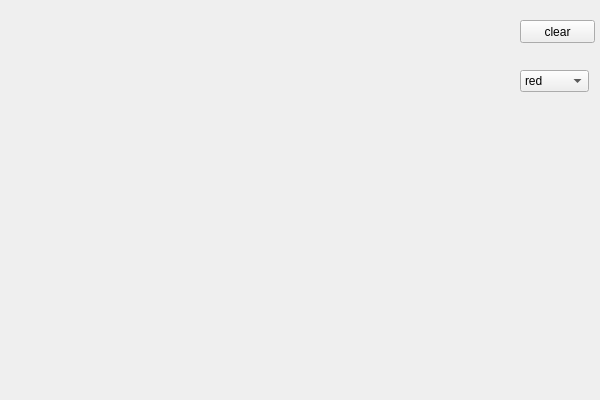
<?xml version="1.0" encoding="UTF-8"?>
<ui version="4.0">
 <class>ScanTransferClass</class>
 <widget class="QMainWindow" name="ScanTransferClass">
  <property name="geometry">
   <rect>
    <x>0</x>
    <y>0</y>
    <width>600</width>
    <height>400</height>
   </rect>
  </property>
  <property name="windowTitle">
   <string>ScanTransfer</string>
  </property>
  <widget class="QWidget" name="centralWidget">
   <widget class="QPushButton" name="pushButton">
    <property name="geometry">
     <rect>
      <x>520</x>
      <y>20</y>
      <width>75</width>
      <height>23</height>
     </rect>
    </property>
    <property name="text">
     <string>clear</string>
    </property>
   </widget>
   <widget class="QComboBox" name="comboBox">
    <property name="geometry">
     <rect>
      <x>520</x>
      <y>70</y>
      <width>69</width>
      <height>22</height>
     </rect>
    </property>
    <item>
     <property name="text">
      <string>red</string>
     </property>
    </item>
    <item>
     <property name="text">
      <string>green</string>
     </property>
    </item>
    <item>
     <property name="text">
      <string>blue</string>
     </property>
    </item>
   </widget>
  </widget>
 </widget>
 <layoutdefault spacing="6" margin="11"/>
 <resources>
  <include location="ScanTransfer.qrc"/>
 </resources>
 <connections>
  <connection>
   <sender>pushButton</sender>
   <signal>clicked()</signal>
   <receiver>ScanTransferClass</receiver>
   <slot>slot_clear()</slot>
   <hints>
    <hint type="sourcelabel">
     <x>553</x>
     <y>32</y>
    </hint>
    <hint type="destinationlabel">
     <x>427</x>
     <y>37</y>
    </hint>
   </hints>
  </connection>
 </connections>
 <slots>
  <slot>slot_clear()</slot>
 </slots>
</ui>
